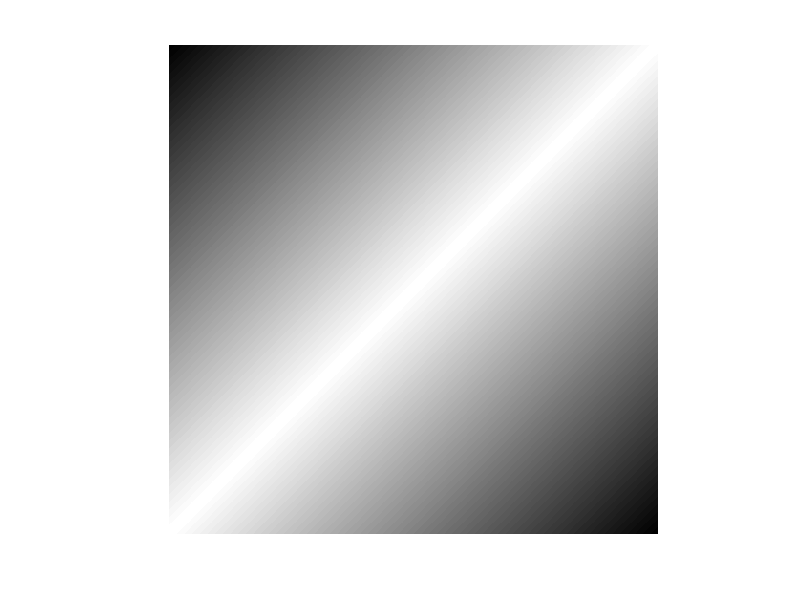

MATLAB code to generate this figure:
clear all;
a=zeros(512,512);
for i=1:512
    for j=1:512
        if (i+j)<512
            a(i,j)=floor((i+j)/2);
        end
        if (i+j)>=512    
            a(i,j)=floor(512-((i+j)/2));
        end
    end    
end

figure,imshow(uint8(a));